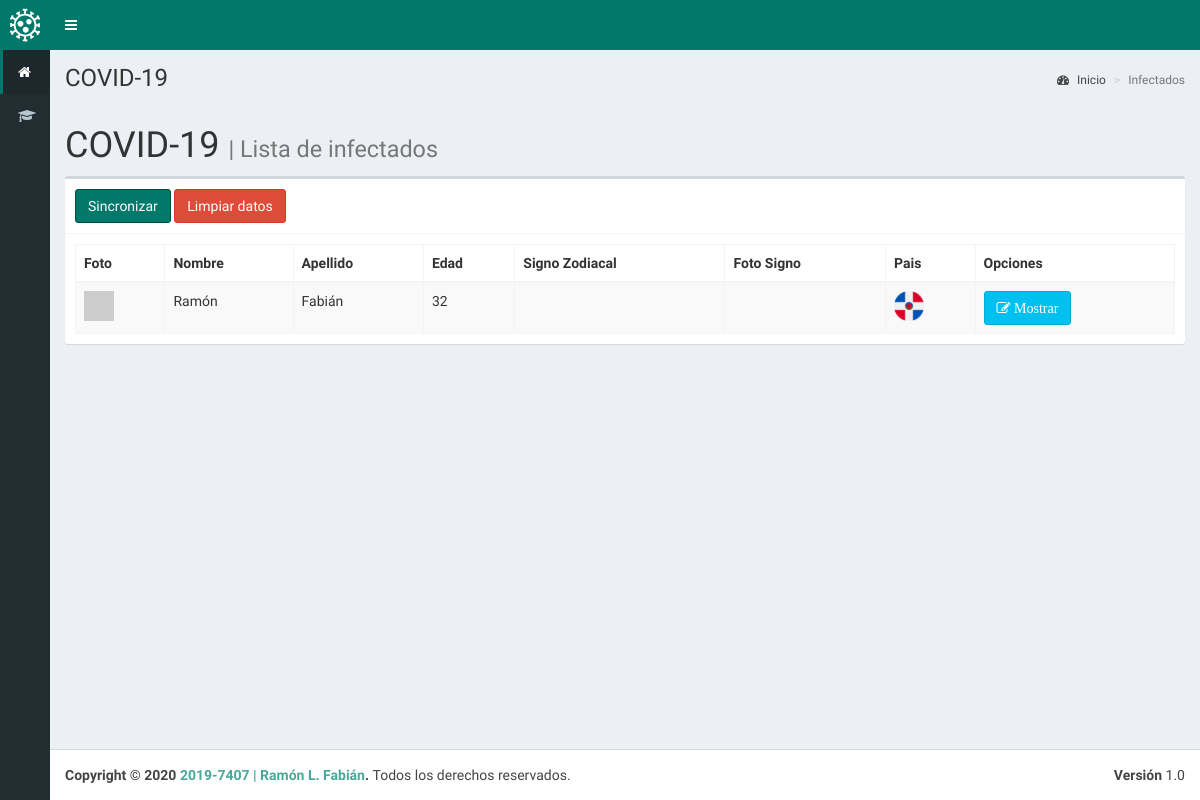
Before: /infectados with the older database file.
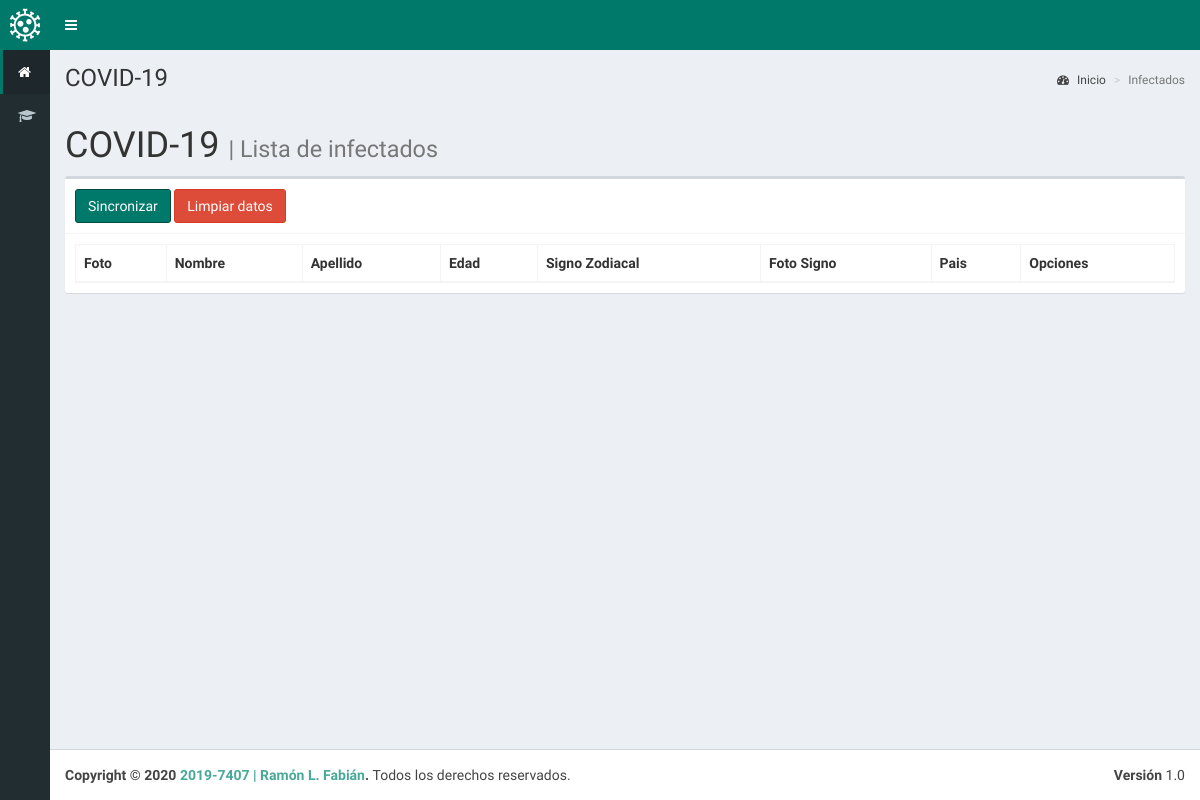
After: the same page with the newer database file.
### tables this page shows
CREATE TABLE `infected` (
  `id` int(11) NOT NULL,
  `firstname` text DEFAULT NULL,
  `lastname` text DEFAULT NULL,
  `gender` text DEFAULT NULL,
  `birthday` datetime DEFAULT NULL,
  `signo_zodiacal` text DEFAULT NULL,
  `simbolo_zodiacal` text DEFAULT NULL,
  `age` int(11) DEFAULT NULL,
  `country` text DEFAULT NULL,
  `nationality` text DEFAULT NULL,
  `email` text DEFAULT NULL,
  `phone` text DEFAULT NULL,
  `cell` text DEFAULT NULL,
  `street` text DEFAULT NULL,
  `hnumber` int(11) DEFAULT NULL,
  `latitude` decimal(9,6) DEFAULT NULL,
  `longitude` decimal(9,6) DEFAULT NULL,
  `pic_thumbnail` text DEFAULT NULL,
  `pic_large` text DEFAULT NULL
);

### controllers/template.controller.php (called while the page is built)
<?php
class ControladorPlantilla{
	static public function ctrPlantilla(){
		include "views/template.php";
	}
}

### index.php (called while the page is built)
<?php
require_once "controllers/template.controller.php";
require_once "controllers/infectados.controller.php";
require_once "models/infectados.model.php";
$plantilla = new ControladorPlantilla();
$plantilla -> ctrPlantilla();

### controllers/infectados.controller.php (called while the page is built, shortened)
<?php
class InfectadosController{
	static public function ctrMostrarInfectados(){
		$sql = "select * from infected;";
		$datos = InfectadosModel::query_array($sql);
		return $datos;
	}
}

### models/connection.php (called while the page is built, shortened)
<?php
class Connection{
	function __construct(){
		$this->conn = mysqli_connect(DB_HOST, DB_USER, DB_PASS, DB_NAME);
	}
}

### models/infectados.model.php (called while the page is built, shortened)
<?php
include("connection.php");
class InfectadosModel {
	static $instancia = null;
	static public function query_array($sql){
		if(self::$instancia == null){
			self::$instancia = new Connection();
		}
		$rs = mysqli_query(self::$instancia->conn, $sql);
		$final = [];
		while($fila = mysqli_fetch_assoc($rs)){
			$final[] = $fila;
		}
		return $final;
	}
}

### views/modules/infectados.php (the view, shortened to what this page needs)
<div class="content-wrapper">
  <section class="content-header">
    <h1>
      COVID-19
    </h1>
    <ol class="breadcrumb">
      <li><a href="inicio"><i class="fa fa-dashboard"></i> Inicio</a></li>
      <li class="active">Infectados</li>
    </ol>
  </section>
  <section class="content">
    <h1>
      COVID-19
      <small>| Lista de infectados</small>
    </h1>
    <div class="box">
      <div class="box-header with-border">
          <a href="index.php?route=infectados&generar=true" class="btn btn-primary">Sincronizar</a>
          <a href="index.php?route=infectados&truncar=true" class="btn btn-danger">Limpiar datos</a>
      </div>
      <div class="box-body">
        <table class="table table-bordered table-striped dt-responsive my-datatable" width="100%">
          <thead>
            <tr>
              <th>Foto</th>
              <th>Nombre</th>
              <th>Apellido</th>
              <th>Edad</th>
              <th>Signo Zodiacal</th>
              <th>Foto Signo</th>
              <th>Pais</th>
              <th>Opciones</th>
            </tr>
          </thead>
          <tbody >
            <?php
              $datos = InfectadosController::ctrMostrarInfectados();
              foreach($datos as $data){
                echo "
                <tr>
                  <td><img style='height:30px;' src='{$data['pic_thumbnail']}'></td>
                  <td>{$data['firstname']}</td>
                  <td>{$data['lastname']}</td>
                  <td>{$data['age']}</td>
                  <td>{$data['signo_zodiacal']}</td>
                  <td><i class='{$data['simbolo_zodiacal']}'></i></td>
                  <td><img src='views/images/flags/{$data['country']}.png' style='width:30px;height:30px;' title='{$data['country']}'></td>
                  <td>
                    <a class='btn btn-info btnMostrarDetalles' id='{$data['id']}' dataNombre='{$data['firstname']}' dataApellido='{$data['lastname']}' dataTelefono='{$data['phone']}' dataCorreo='{$data['email']}' dataCalle='{$data['street']}' dataCasaNumero='{$data['hnumber']}' dataGenero='{$data['gender']}' dataNacionalidad='{$data['nationality']}' dataFoto='{$data['pic_large']}' dataLatitud='{$data['latitude']}' dataLongitud='{$data['longitude']}'>
                      <i class='fa fa-edit'> Mostrar</i>
                    </a>
                  </td>
                </tr>
                ";
              }
            ?>
          </tbody>
        </table>
      </div>
    </div>
  </section>
</div>

### views/template.php (shortened to what this page needs)
<!DOCTYPE html>
<html>
<head>
  <link rel="stylesheet" href="views/bower_components/bootstrap/dist/css/bootstrap.min.css">
  <link rel="stylesheet" href="views/bower_components/font-awesome/css/font-awesome.min.css">
  <link rel="stylesheet" href="views/bower_components/Ionicons/css/ionicons.min.css">
  <link rel="stylesheet" href="views/dist/css/AdminLTE.css">
  <link rel="stylesheet" href="views/dist/css/zodiaco.css">
  <link rel="stylesheet" href="views/dist/css/skins/_all-skins.min.css">
  <link rel="stylesheet" href="views/bower_components/datatables.net-bs/css/responsive.bootstrap.min.css">
</head>
<body class="hold-transition skin-blue sidebar-collapse sidebar-mini login-page">
  <?php
      echo '<div class="wrapper">';
      include "modules/header.php";
      include "modules/menu.php";
      if(isset($_GET["route"])){
        if(
          $_GET["route"] == "inicio" ||
          $_GET["route"] == "infectados" ||
          $_GET["route"] == "single"
        ){
          include "modules/".$_GET["route"].".php";
        } else {
          include "modules/404.php";
        }
      } else {
        include "modules/inicio.php";
      }
      include "modules/footer.php";
    echo '</div>';
  ?>
</body>
</html>

### views/modules/header.php (shortened to what this page needs)
<header class="main-header">
	<a href="inicio" class="logo">
		<span class="logo-mini">
			<img src="views/images/template/logo-mini-white.svg" class="img-responsive" style="padding:8px" alt="Logo">
		</span>
	</a>
	<nav class="navbar navbar-static-top" role="navigation">
		<a href="#" class="sidebar-toggle" data-toggle="push-menu" role="button">
		</a>
	</nav>
</header>

### views/modules/menu.php
<aside class="main-sidebar">
	<section class="sidebar">
		<ul class="sidebar-menu">
			<li class="active">
				<a href="inicio"><i class="fa fa-home"></i><span>Inicio</span></a>
			</li>
			<li class="">
				<a href="infectados"><i class="fa fa-graduation-cap"></i><span>Infectados</span></a>
			</li>
		</ul>
	</section>
</aside>

### views/modules/footer.php
<footer class="main-footer">
	<div class="pull-right hidden-xs">
		<b>Versión</b> 1.0
	</div>
	<strong>
		Copyright &copy; 2020
		<a href="" target="_blank">2019-7407 | Ramón L. Fabián</a>.
	</strong>
	Todos los derechos reservados.
</footer>

Changed rows visible on the page:
removed infected: firstname "Ramón", lastname "Fabián", age "32", country (picture)
